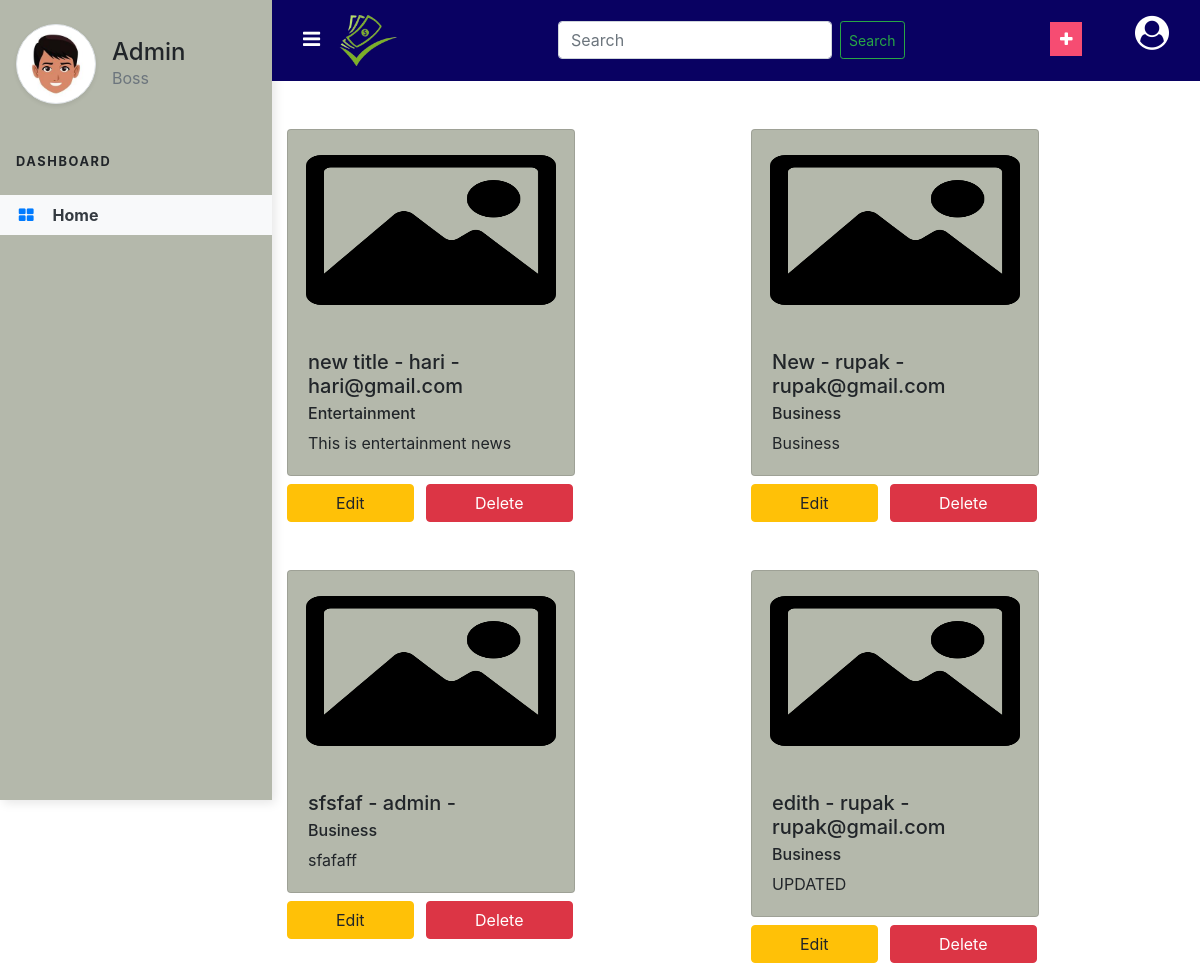
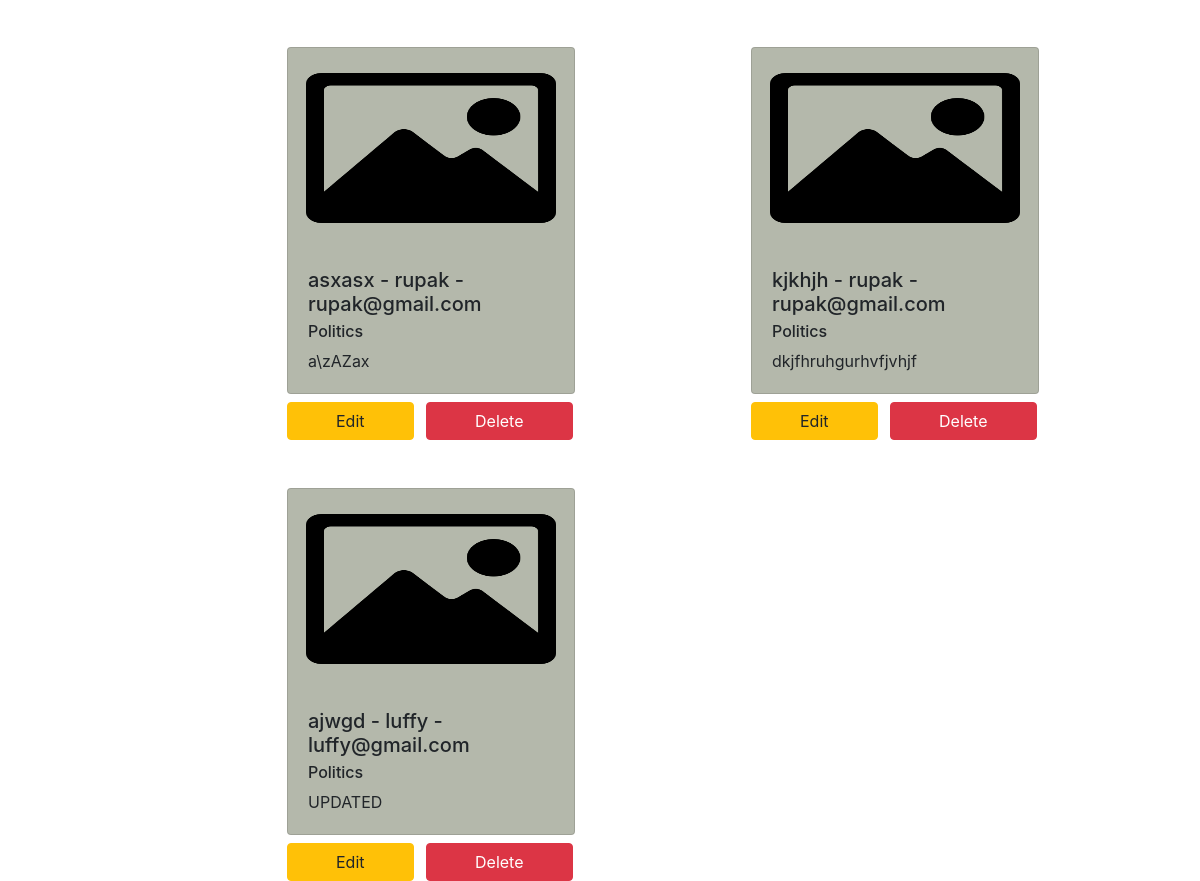
The page /dashboard/ (signed in) on the database as committed earlier (2 pictures, top to bottom).
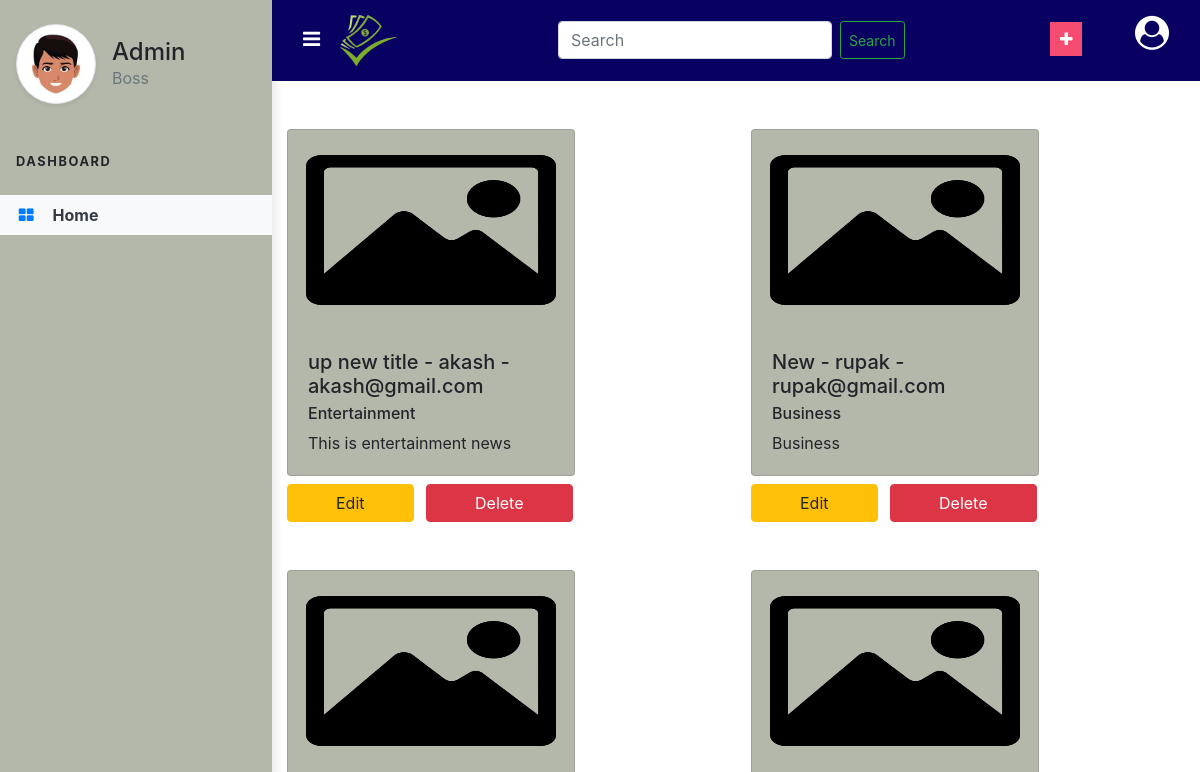
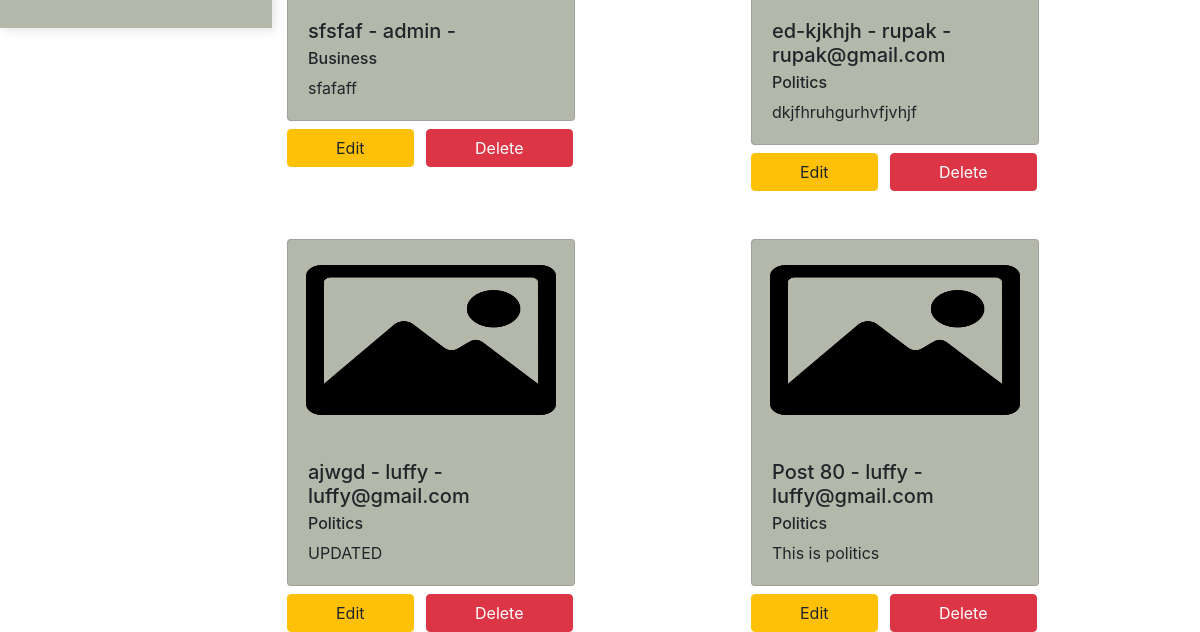
The same page on the database as committed later (2 pictures, top to bottom).
### loginapp/models.py (models this page shows, shortened)
class Post(models.Model):
    title = models.CharField(max_length = 255)
    header_image = models.ImageField(null=True, blank=True, upload_to="loginapp\static\Images")
    auth = models.ForeignKey(User,on_delete = models.CASCADE)
    body = RichTextField(blank = True , null = True)
    category = models.CharField(max_length=255, default='Politics')

### loginapp/views.py (the view)
# urls.py: path('dashboard/', AddPostView.as_view(), name='dashboard')
class AddPostView(LoginRequiredMixin,CreateView, ListView):
    model = Post
    form_class = PostForm
    template_name = 'loginapp/Html file/Dashboard.html'
    success_url = reverse_lazy('dashboard')

### loginapp/forms.py
class PostForm(forms.ModelForm):
    class Meta:
        model = Post
        fields=('title', 'auth', 'category', 'body', 'header_image')
        widgets={
            'title': forms.TextInput(attrs={'class': 'form-control'}),
            'auth': forms.Select(attrs={'class': 'form-control'}),
            'category': forms.Select(choices=choice_list, attrs={'class': 'form-control'}),
            'body': forms.Textarea(attrs={'class': 'form-control'}),
        }

### loginapp/templates/loginapp/Html file/Dashboard.html (shortened to what this page needs)
{% load static %}
<!DOCTYPE html>
<html>
  <head>
    <link
      rel="stylesheet"
      type="text/css"
      href="
      {% static 'css/Dashboard.css' %}"
    />
    <link
      rel="stylesheet"
      href="https://maxcdn.bootstrapcdn.com/bootstrap/4.5.2/css/bootstrap.min.css"
    />
    <link
      rel="stylesheet"
      href="https://cdnjs.cloudflare.com/ajax/libs/font-awesome/4.7.0/css/font-awesome.min.css"
    />
  </head>
  <body>
    <div class="vertical-nav" id="sidebar">
      <div class="py-4 px-3 mb-4">
        <div class="media d-flex align-items-center">
          <img
            src="{% static 'images/boy.jpg' %}"
            alt="..."
            width="80"
            height="80"
            class="mr-3 rounded-circle img-thumbnail shadow-sm"
          />
          <div class="media-body">
            <h4 class="m-0" 0>Admin</h4>
            <p class="font-weight-normal text-muted mb-0">Boss</p>
          </div>
        </div>
      </div>
      <p
        class="text-black font-weight-bold text-uppercase px-3 small pb-4 mb-0"
      >
        Dashboard
      </p>
      <ul class="nav flex-column mb-0">
        <li class="nav-item">
          <a href="{% url 'dashboard' %}" class="nav-link text-dark bg-light">
            <i class="fa fa-th-large mr-3 text-primary fa-fw"></i>Home
          </a>
        </li>
      </ul>
    </div>
    <div class="page-content" id="content">
      <nav class="navbar navbar-expand-md navbar-dark navigation">
        <div class="container">
          <div>
            <i
              class="fa fa-bars mr-2"
              id="sidebarCollapse"
              style="color: white; font-size: 20px"
            ></i>
            <a
              href="{% url 'home' %}"
              class="navbar-brand text-warning font-weight-bold"
            >
              <img class="navbar-logo" src="{% static 'images/logo1.png' %}" />
            </a>
          </div>
          <form class="d-flex">
            <input
              class="form-control"
              type="search"
              placeholder="Search"
              aria-label="Search"
            />
            <button class="btn btn-outline-success btn-sm ml-2" type="submit">
              Search
            </button>
          </form>
          <div style="margin-bottom: 5px">
            <button
              class="addButton mr-5 mb-1"
              data-toggle="modal"
              data-target="#myModal"
            >
              <i class="fa fa-plus" aria-hidden="true"></i>
            </button>
              </div>
            </div>
            <i
              class="fa fa-user-circle"
              style="color: white; font-size: 34px"
            ></i>
          </div>
      <div class="container">
        <div class="row">
          {% for post in object_list %}
          <div class="col-sm mt-5">
            <div class="card" style="width: 18rem; background-color: #b4b8ab">
              {% if post.header_image %}
              <img src="{{ post.header_image.url }}" class="card-img-top" alt="...">
              {% else %}
              <img src="{% static 'Images/icon-image.png' %}" class="card-img-top" alt="...">
              {% endif %}
              <div class="card-body">
                <h5 class="card-title">
                  {{ post.title }} - {{ post.auth.username }} - {{ post.auth.email }}
                </h5>
                <h6 class="card-subtitle mb-2 text-black">{{ post.category}}</h6>
                <p class="card-text">
                  {{ post.body }}
                </p>
              </div>
            </div>
            <form method="post" >
              <a href="{% url 'update_post' post.id %}" class="btn btn-warning mt-2 px-5 mr-2">Edit</a>
            <a class="btn btn-danger mt-2 px-5 mr-2"href="{% url 'delete_post' post.id %}">Delete</a>
          </div>
          {% endfor %}
        </div>
      </div>
  </body>
</html>

### loginapp/static/css/Dashboard.css (style rules this page uses)
body { min-height: 100vh; overflow-x: hidden; }
.vertical-nav { min-width: 17rem; width: 17rem; height: 100vh; position: fixed; top: 0; left: 0; box-shadow: 3px 3px 10px rgba(0,0,0,0.1); transition: all 0.4s; background-color: #B4B8AB; }
.page-content { width: calc(100% -17rem); margin-left: 17rem; transition: all 0.4s; }
.text-uppercase { letter-spacing: 0.1rem; }
.nav-link { color: white; font-weight: bold; }
.text-primary { color: #7579e7 !important; }
.addButton { background-color: #F64C72; border: none; outline: none; color: white; padding: 5px 10px; }
.navigation { background-color: #090162; }
.navbar-logo { margin-left: 4px; cursor: pointer; width: 60px; margin-top: 0rem; }
.card-img-top { height: 25vh; }

Rows that differ between the two databases and show on the page:
removed Post: title "edith", auth.username "rupak", auth.email "rupak@gmail.com", category "Business", body "UPDATED"
removed Post: title "asxasx", auth.username "rupak", auth.email "rupak@gmail.com", category "Politics", body "a\\zAZax"
changed Post "Entertainment": title "new title" → "up new title"; auth.username "hari" → "akash"; auth.email "hari@gmail.com" → "akash@gmail.com"
changed Post "dkjfhruhgurhvfjvhjf": title "kjkhjh" → "ed-kjkhjh"
added Post: title "Post 80", auth.username "luffy", auth.email "luffy@gmail.com", category "Politics", body "This is politics"
